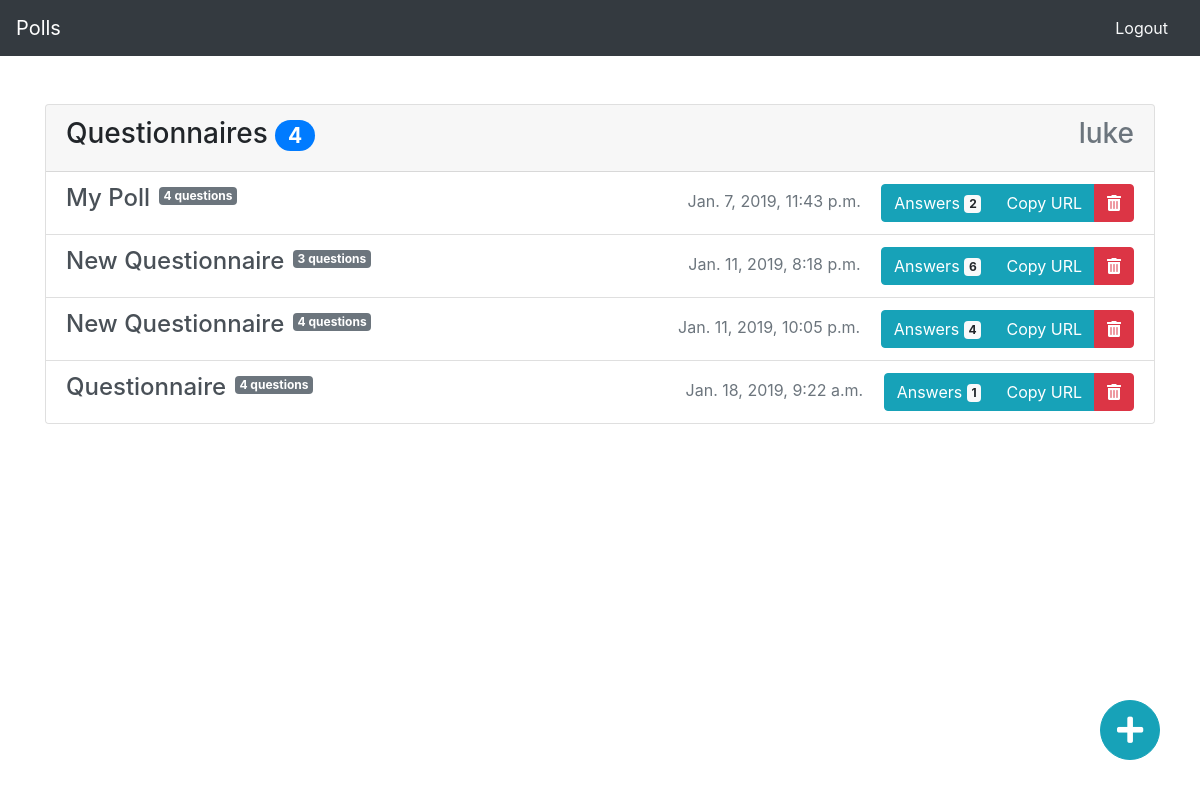
The page /polls/ (signed in) on the database its author committed.
### questionnaire/models/poll.py (models this page shows)
class Poll(IterFieldsValuesModel):
    author = models.ForeignKey(get_user_model(), on_delete=models.CASCADE)
    name = models.CharField(max_length=200)
    pub_date = models.DateTimeField('date published', auto_now_add=True, blank=True)
    objects = PollManager()
    @property
    def hash(self):
        h = hashlib.sha3_256()
        h.update(str(self.pk).encode())
        h.update(str(self.name).encode())
        h.update(str(self.pub_date).encode())
        return h.hexdigest()
    @property
    def number_of_questions(self):
        return len(self.questions.all())

### questionnaire/models/question.py (models this page shows, shortened)
class Question(IterFieldsValuesModel):
    poll = models.ForeignKey(Poll, on_delete=models.CASCADE, related_name="questions")
    question_text = models.CharField(max_length=200)
    question_type = models.CharField(max_length=200)
    required = models.BooleanField()

### questionnaire/models/answer/poll_answers.py (models this page shows)
class PollAnswers(IterFieldsValuesModel):
    poll = models.ForeignKey(Poll, on_delete=models.CASCADE, related_name="answers")
    pub_date = models.DateTimeField('date published', auto_now_add=True, blank=True)

### questionnaire/views/poll/polls_view.py (the view, shortened to what this page needs)
# urls.py: path('polls/', views.PollsView.as_view(), name='polls'),
class PollsView(LoginRequiredMixin, ListView):
    template_name = "questionnaire/polls.html"
    context_object_name = "polls"
    def get_queryset(self):
        return PollController.get_author_polls(author=self.request.user)

### questionnaire/controllers/poll_controller.py (called while the page is built)
    @staticmethod
    def get_author_polls(author):
        return Poll.objects.filter(author=author)

### questionnaire/templates/questionnaire/polls.html (shortened to what this page needs)
{% extends 'questionnaire/base.html' %}
{% load static %}
{% block content %}
    <div class="card">
        <div class="card-header d-flex justify-content-between">
            <h3>
                Questionnaires
                <span id="number-of-polls" class="badge badge-pill badge-primary">{{ polls|length }}</span>
            </h3>
            <h3 class="text-muted">{{ user }}</h3>
        </div>
        <div class="list-group list-group-flush">
            {% for poll in polls %}
                <a id="{{ poll.hash }}"
                   class="poll d-flex justify-content-between list-group-item list-group-item-action"
                   href="{% url 'poll_view' poll.hash %}">
                    <div>
                        <span class="h4 mb-0 mr-1">{{ poll.name|title }}</span>
                        <sup class="badge badge-secondary">{{ poll.number_of_questions }}
                            question{{ poll.number_of_questions|pluralize }}</sup>
                    </div>
                    <div>
                        <span class="text-muted">{{ poll.pub_date }}</span>
                        <div class="btn-group ml-3">
                            <button class="btn btn-info"
                                    onclick="document.location.href = '{% url "answers" poll.hash %}'; return false">
                                Answers <span class="badge badge-light">{{ poll.answers.all|length }}</span>
                            </button>
                            <button class="copy-text btn btn-info" data-toggle="tooltip"
                                    data-html="true" data-original-title="Click to copy Questionnaire's URL">
                                Copy URL
                            </button>
                            <button class="remove-poll btn btn-danger">
                                <i class='fas fa-trash-alt'></i>
                            </button>
                        </div>
                    </div>
                </a>
            {% empty %}
                <div class="list-group-item">
                    <p>No questionnaires...</p>
                </div>
            {% endfor %}
        </div>
    </div>
    <button id="add-poll" class="btn btn-info btn-lg rounded-circle position-fixed p-0 w-40 h-40">
        <a class="text-white d-block" href="{% url 'poll_create' %}"><i class="fas fa-plus"></i></a>
    </button>
{% endblock %}

### questionnaire/templates/questionnaire/base.html (shortened to what this page needs)
{% load static %}
<!DOCTYPE html>
<html lang="pl">
<head>
    <link rel="stylesheet" href="https://stackpath.bootstrapcdn.com/bootstrap/4.1.3/css/bootstrap.min.css"/>
    <link rel="stylesheet" href="{% static 'questionnaire/style.css' %}"/>
    <link rel="stylesheet" href="https://use.fontawesome.com/releases/v5.5.0/css/all.css">
</head>
<body class="w-100 h-100">
    {% include "questionnaire/header.html" %}
    <div class="container my-5">
        {% block content %}{% endblock %}
    </div>
</body>
</html>

### questionnaire/templates/questionnaire/header.html
{% load static %}
<nav class="navbar navbar-dark bg-dark sticky-top">
    <a class="navbar-brand" href="{% url 'index' %}" style="max-height: 40px">Polls</a>
    {% if user.is_authenticated %}
        <a class="nav-link text-light" href="{% url 'logout' %}">Logout</a>
    {% else %}
        <a class="nav-link text-light" href="{% url 'login' %}">Login</a>
    {% endif %}
</nav>

### questionnaire/static/questionnaire/style.css (style rules this page uses)
#add-question, #add-poll { width: 60px; height: 60px; font-size: 30px; bottom: 40px; right: 40px; z-index: 1000; }

### rows shown on the page
Poll: name "My Poll", number_of_questions "4", pub_date "Jan. 7, 2019, 11:43 p.m.", answers.all|length "2"
Poll: name "New Questionnaire", number_of_questions "3", pub_date "Jan. 11, 2019, 8:18 p.m.", answers.all|length "6"
Poll: name "New Questionnaire", number_of_questions "4", pub_date "Jan. 11, 2019, 10:05 p.m.", answers.all|length "4"
Poll: name "Questionnaire", number_of_questions "4", pub_date "Jan. 18, 2019, 9:22 a.m.", answers.all|length "1"

### other values the page prints
{{ polls|length }} "4"
{{ user }} "luke"
